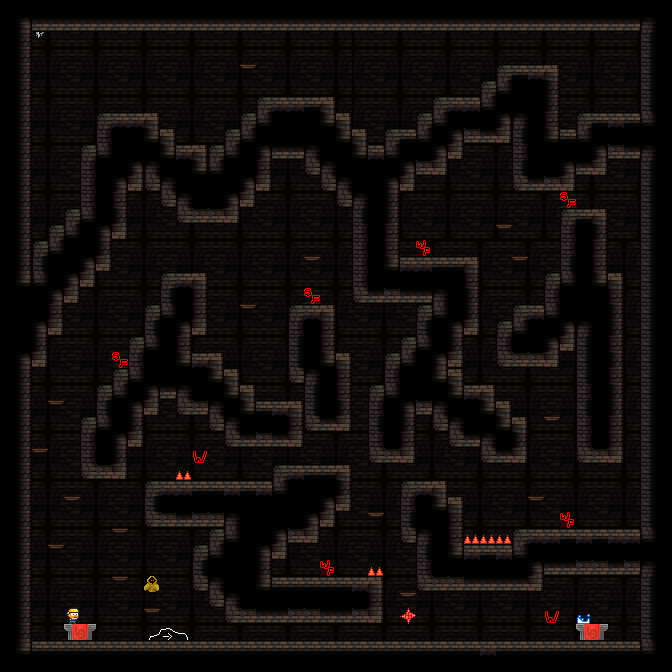

The image is a tile-based game level rendered from a .tmx file. Its description and source (layers, tilesets, objects; grid data summarised) follow:
An orthogonal 42x42 tile map with 16x16 px tiles, 5 tile layers (back, stage, deco, unit, ...).

<map version="1.2" tiledversion="1.3.0" orientation="orthogonal" renderorder="right-down" compressionlevel="0" width="42" height="42" tilewidth="16" tileheight="16" infinite="0" nextlayerid="6" nextobjectid="4">
 <tileset firstgid="1" name="dungeonTileSet" tilewidth="16" tileheight="16" tilecount="1024" columns="32">
  <image source="dungeonTileset.png" width="512" height="512" />
  <terraintypes>
   <terrain name="blocks" tile="-1" />
  </terraintypes>
  <tile id="4" terrain=",,,0" />
  <tile id="5" terrain=",,0,0" />
  <tile id="6" terrain=",,0," />
  <tile id="12" terrain="0,0,0," />
  <tile id="13" terrain="0,0,," />
  <tile id="14" terrain="0,0,,0" />
  <tile id="36" terrain=",0,,0" />
  <tile id="37" terrain="0,0,0,0" />
  <tile id="38" terrain="0,,0," />
  <tile id="44" terrain="0,,0," />
  <tile id="46" terrain=",0,,0" />
  <tile id="68" terrain=",0,," />
  <tile id="69" terrain="0,0,," />
  <tile id="70" terrain="0,,," />
  <tile id="76" terrain="0,,0,0" />
  <tile id="77" terrain=",,0,0" />
  <tile id="78" terrain=",0,0,0" />
 </tileset>
 <layer id="1" name="back" width="42" height="42">
  <data>[1764 cells, 1764 non-empty, 10 distinct tile ids]</data>
 </layer>
 <layer id="2" name="stage" width="42" height="42">
  <data>[1764 cells, 969 non-empty, 20 distinct tile ids]</data>
 </layer>
 <layer id="3" name="deco" width="42" height="42">
  <data>[1764 cells, 4 non-empty, 4 distinct tile ids]</data>
 </layer>
 <layer id="4" name="unit" width="42" height="42">
  <data>[1764 cells, 17 non-empty, 8 distinct tile ids]</data>
 </layer>
 <layer id="5" name="fore" width="42" height="42">
  <data>[1764 cells, 1 non-empty, 1 distinct tile ids]</data>
 </layer>
</map>
